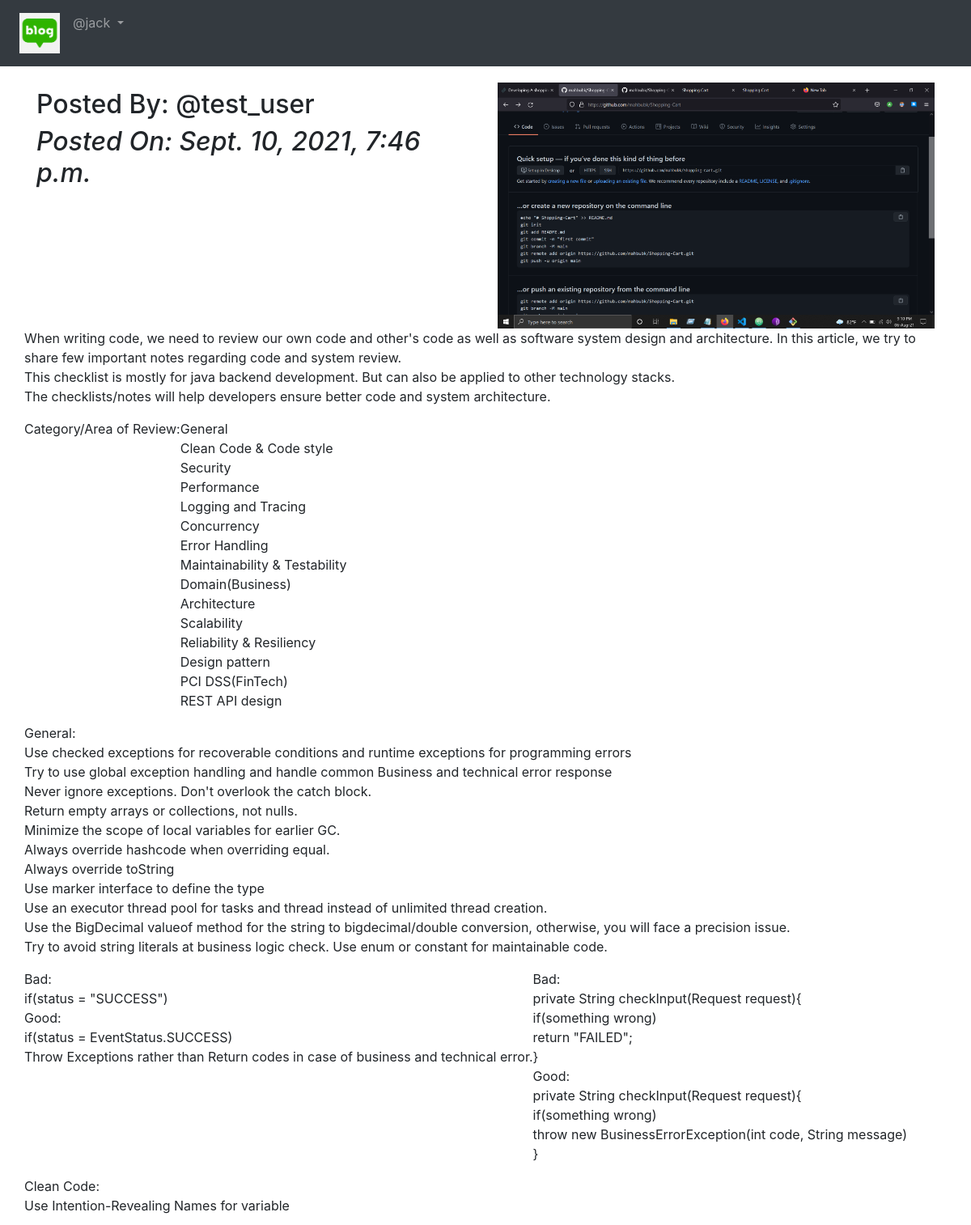
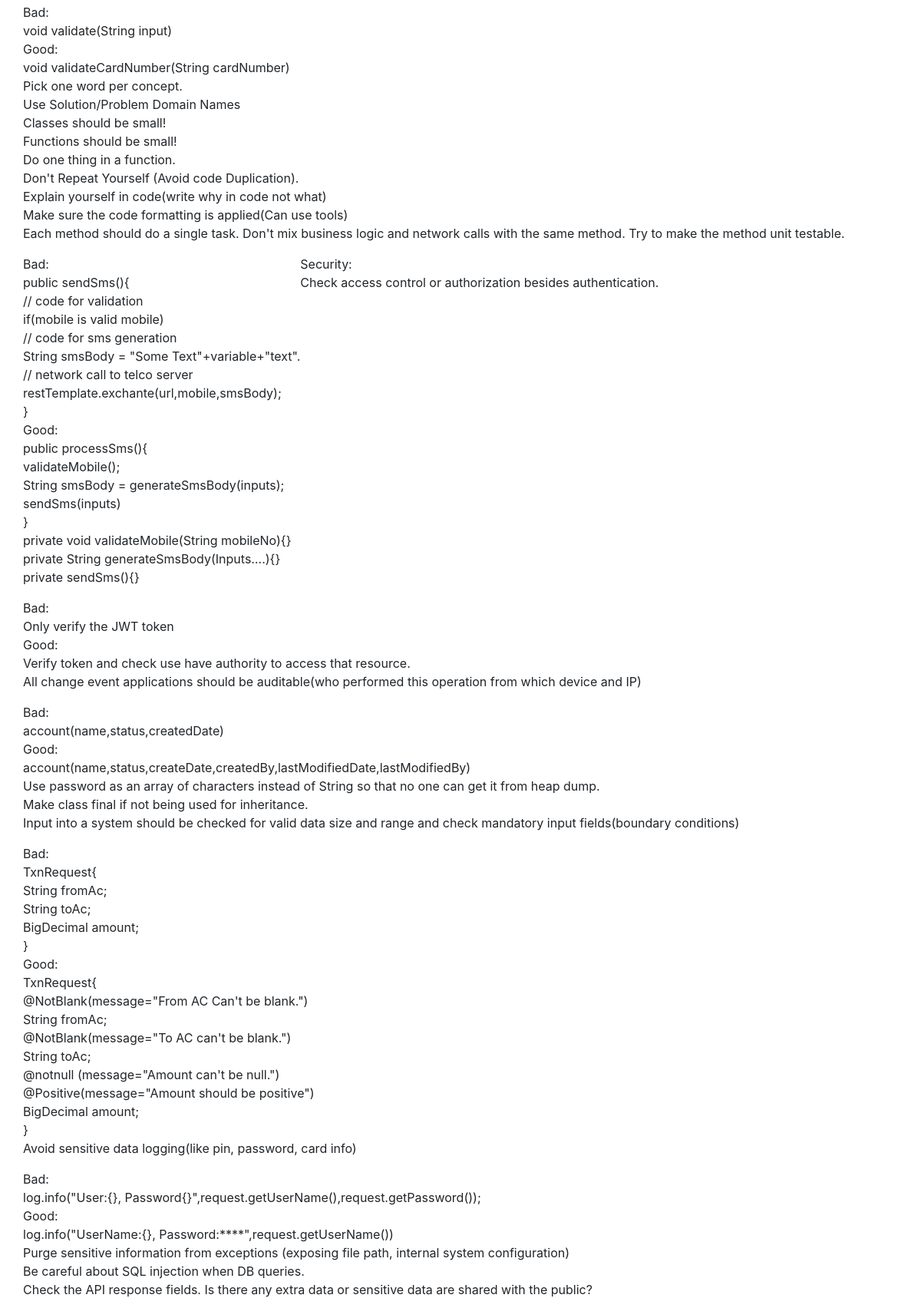
The page /blog/details/Code-and-System-Design-Review-Checklist-a43f79ce-1724-47d9-98c2-83a1591ff247 (signed in, upper part) on the database its author committed (2 pictures, top to bottom).
### App_Blog/models.py (models this page shows, shortened)
class Blog(models.Model):
    author = models.ForeignKey(User, on_delete=models.CASCADE, related_name='post_author')
    blog_title = models.CharField(max_length=264, verbose_name='Put a Title')
    slug = models.SlugField(max_length=264, unique=True)
    blog_content = models.TextField(verbose_name='What is on your mind?')
    blog_image = models.ImageField(upload_to='blog_images', verbose_name='Image')
    publish_date = models.DateTimeField(auto_now_add=True)
    update_date = models.DateTimeField(auto_now=True)
    class Meta:
        ordering = ['-publish_date',]

### App_Blog/views.py (the view, shortened to what this page needs)
# urls.py: path('details/<slug:slug>', views.blog_details, name='blog_details'),
@login_required
def blog_details(request, slug):
    blog = Blog.objects.get(slug=slug)
    comment_form = CommentForm()
    return render(request, 'App_Blog/blog_details.html', context={'blog':blog, 'comment_form':comment_form})

### templates/App_Blog/blog_details.html (shortened to what this page needs)
{% extends 'base.html' %}
{% load crispy_forms_tags %}
{% block body_block %}
<div class="row">
  <div class="col-sm-6">
    <h2>Posted By: @{{ blog.author }}</h2>
    <i><h2>Posted On: {{ blog.publish_date }}</h2></i>
  </div>
  <div class="col-sm-6">
    <img src="/media/{{ blog.blog_image }}" width="100%">
  </div>
   <p>{{ blog.blog_content|linebreaks }}</p>
</div>
 <br>
 <br>
{% endblock %}

### templates/base.html (shortened to what this page needs)
<!DOCTYPE html>
{% load static %}
<html lang="en" dir="ltr">
<head>
  <link rel="stylesheet" href="https://maxcdn.bootstrapcdn.com/bootstrap/4.4.1/css/bootstrap.min.css">
  <link href="https://maxcdn.bootstrapcdn.com/font-awesome/4.7.0/css/font-awesome.min.css" rel="stylesheet">
</head>
<body>
  <nav class="navbar navbar-expand-sm bg-dark navbar-dark">
    <ul class="navbar-nav">
      <li class="nav-item active">
        <a class="nav-link" href="{% url 'index' %}"><img src="/media/logo.png" width="50px"></a>
      </li>
      {% if user.is_authenticated %}
      <div class="nav-item dropdown">
        <a class="nav-link dropdown-toggle" href="#" id="navbardrop" data-toggle="dropdown">
          @{{user.username}}
        </a>
      </div>
      {% endif %}
    </ul>
  </nav>
  <div class="container" style="padding-top:20px">
    {% block body_block %}
    {% endblock %}
  </div>
</body>
</html>

### rows shown on the page
Blog: author "test_user", publish_date "Sept. 10, 2021, 7:46 p.m.", blog_image (picture), blog_content "When writing code, we need to review our own code and other's code as well as software system design and architecture. In this article, we try to share few important notes regarding code and system review. This checklist is mostly for java backend development. But can also be applied to other technology stacks. The checklists/notes will help developers ensure better code and system architecture. Category/Area of Review: General Clean Code & Code style Security Performance Logging and Tracing Concurrency Error Handling Maintainability & Testability Domain(Business) Architecture Scalability Reliability & Resiliency Design pattern PCI DSS(FinTech) REST API design General: Use checked…"

### other values the page prints
{{ user.username }} "jack"
